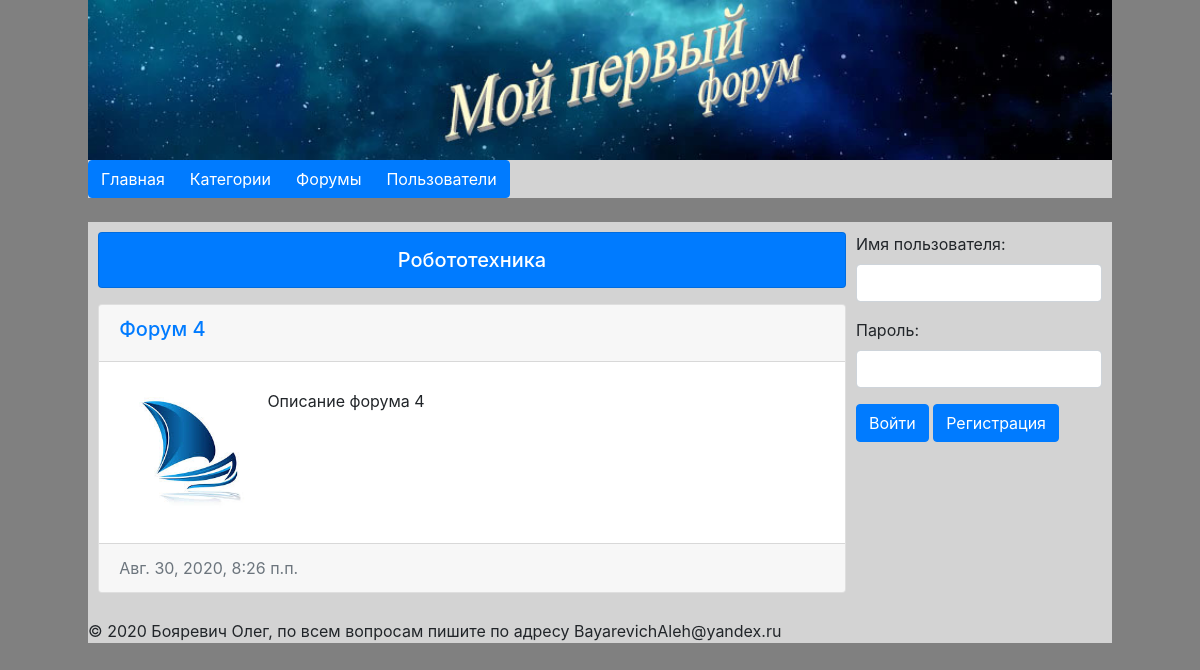
The page /category/1/ on the database as committed earlier.
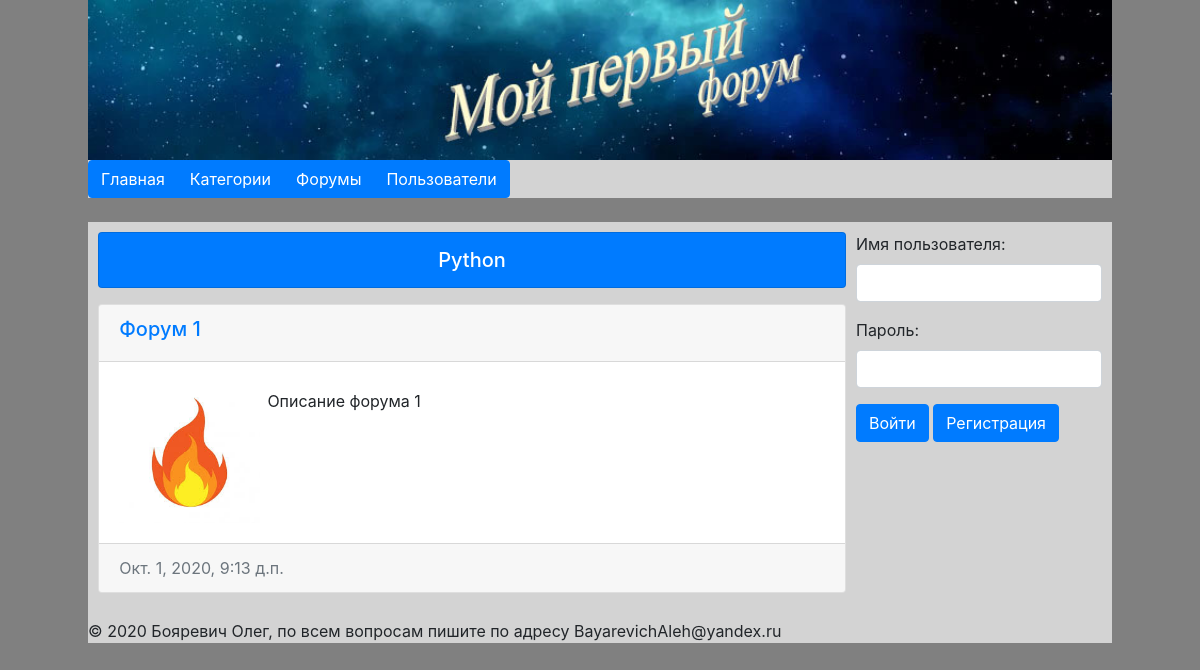
The same page on the database as committed later.
### Forum/models.py (models this page shows, shortened)
class Category(models.Model):
    title = models.CharField(max_length=150, db_index=True, verbose_name='Название категории')  # Название категории
    commit = models.TextField(max_length=1000, verbose_name='Описание категории')  # Краткое описание категории
    def __str__(self):
        return self.title
    class Meta:
        verbose_name = 'Котегория'
        verbose_name_plural = 'Категории'
        ordering = ['title']

class Forum(models.Model):
    category = models.ForeignKey('Category', on_delete=models.SET_NULL, null=True,
                                 verbose_name='Категория')  # id категории форумов
    name = models.CharField(max_length=100, verbose_name='Название')  # Название форума
    commit = models.TextField(verbose_name='Описание')  # Краткое описание форума
    logo = models.ImageField(blank=True, upload_to='forumlogos/', verbose_name='Логотип')  # логотип форума
    creator = models.ForeignKey('Users', on_delete=models.PROTECT, null=True, verbose_name='Создатель')  # id создателя
    is_pablished = models.BooleanField(default=True,
                                       verbose_name='Публичность')  # Флаг публичности форума, по умолчанию доступен всем
    create_date = models.DateTimeField(auto_now_add=True, verbose_name='Дата создания')  # Дата создания форума
    def get_absolute_url(self):
        return reverse('forum', kwargs={"forum_id": self.pk})
    class Meta:
        verbose_name = 'Форум'
        verbose_name_plural = 'Форумы'
        ordering = ['name']

### Forum/views.py (the view)
# urls.py: path('category/<int:category_id>/', CategoryPage.as_view(), name='category'),
class CategoryPage(MyListView):
    model = Forum
    template_name = 'Forum/category.html'
    context_object_name = 'forums'
    allow_empty = False
    paginate_by = 5
    def get_context_data(self, *, object_list=None, **kwargs):
        context = super(__class__, self).get_context_data(**kwargs)
        if self.kwargs['category_id'] != 0:
            context['category'] = Category.objects.get(pk=self.kwargs['category_id'])
            context['title'] = f"Категория :: {context['category']}"
        else:
            context['category'] = 0
            context['title'] = "Категория :: Все категории"
        self.pages = context['page_obj']
        context['pages'] = self.get_pages()
        return context
    def get_queryset(self):
        if self.kwargs['category_id'] != 0:
            return Forum.objects.filter(category_id=self.kwargs['category_id'])
        else:
            return Forum.objects.all()

### Forum/utils.py (called while the page is built)
    def get_pages(self):
        if self.pages.paginator.num_pages < 10:
            return (range(1, self.pages.paginator.num_pages + 1))
        elif self.pages.number > self.pages.paginator.num_pages - 5:
            return (range(self.pages.paginator.num_pages - 8, self.pages.paginator.num_pages + 1))
        else:
            return (range(self.pages.number - 4, self.pages.number + 4))

    def get_context_data(self, *, object_list=None, **kwargs):
        context = super(__class__, self).get_context_data(**kwargs)
        userform = UserLoginForm
        context['userform'] = userform
        context['title'] = self.title
        return context

### Forum/templates/Forum/category.html
{% extends 'base.html' %}
{% block content %}
    <div class="card text-white bg-primary mb-3">
        <h5 style="margin: 15px auto">
            {% if category == 0 %}
                Все категории
            {% else %}
                {{ category }}
            {% endif %}
        </h5>
    </div>
    {% for item in forums %}
        <div class="card text-center" style="margin: 15px auto">
            <div class="card-header" align="left">
                <a href="{{ item.get_absolute_url }}"><h5>{{ item.name }}</h5></a>
            </div>
            <div class="card-body" align="left">
                <div class="col-1-4" style="width: 20%">
                    {% if  item.logo %}
                        <img src="../../static{{ item.logo.url }}" width="100%" alt="Логотип">
                    {% else %}
                        <img src="../../static/media/forumlogos/nologo.png" width="100%" alt="Логотип">
                    {% endif %}
                </div>
                <div class="col-3-4"><p class="card-text" align="justify">{{ item.commit }}</p></div>
            </div>
            <div class="card-footer text-muted" align="left">
                {{ item.create_date }}
            </div>
        </div>
    {% endfor %}
{% endblock %}
{% block user %}
    {{ block.super }}
{% endblock %}

### templates/base.html (shortened to what this page needs)
<!doctype html>
{% load static %}
<html lang="en">
<head>
    <link rel="stylesheet" href="{% static 'bootstrap/css/bootstrap.min.css' %}">
    <link rel="stylesheet" href="{% static 'css/style.css' %}">
</head>
<body>
{% include 'inc/_nav.html' %}
<div class="main">
    <br>
    <div class="container">
        <div class="row">
            <div class="col-3-4">
                {% block content %}
                {% endblock %}
            </div>
            <div class="col-1-4" style="width: 24%; margin-top: 10px" >
                {% block user %}
                    {% include 'inc/_login.html' %}
                {% endblock %}
            </div>
        </div>
    </div>
</div>
<footer>
    <div class="container">
        © 2020 Бояревич Олег, по всем вопросам пишите по адресу BayarevichAleh@yandex.ru
    </div>
</footer>
</body>
</html>

### templates/inc/_nav.html
<header>
    <div class="media" style="align-content: center">
        <div class="media-body" style="max-width: 1024px; display: block;
    margin-left: auto;
    margin-right: auto">
            <img src="../../static/media/Untitled-1.jpg" width="100%" alt="Banner">
        </div>
    </div>
    <div class="container" style="padding: 0px">
        <div class="btn-group" role="group">
            <button onclick="window.location.href='{% url 'index' %}'" type="button" class="btn btn-primary">Главная
            </button>
            <button onclick="window.location.href='{% url 'categories' %}'" type="button" class="btn btn-primary">
                Категории
            </button>
            <button onclick="window.location.href='{% url 'category' 0 %}'" type="button" class="btn btn-primary">Форумы
            </button>
            <button onclick="window.location.href='{% url 'users' %}'" type="button" class="btn btn-primary">
                Пользователи
            </button>
        </div>
    </div>
</header>

### templates/inc/_login.html (shortened to what this page needs)
{% if request.user.is_authenticated %}
    {% if request.user.photo %}
        <img src="../static{{ request.user.photo.url }}" alt="Photo" width="100%">
    {% else %}
        <img src="../static/media/userphotos/nophoto.png" alt="Photo" width="100%">
    {% endif %}
    <h4 align="center">{{ request.user.username }}</h4>
    <a href="#">Мои форумы</a><br>
    <a href="#">Мои сообщения</a><br>
    <a href="#">Мои файлы</a><br>
    <a href="#">Мой профиль</a><br>
    <form action="{% url 'logout' %}" method="post" autocomplete="off">
        {% csrf_token %}
        <input type="hidden" value={{ request.path }}
                name='url'>
        <div style="float: right">
            <button type="submit" class="btn btn-primary">Выйти</button>
        </div>
    </form>
{% else %}
    <form method="post" autocomplete="off">
        {{ userform.as_p }}
        <button type="submit" class="btn btn-primary">Войти</button>
        <a href="{% url 'registration' %}" class="btn btn-primary">Регистрация</a>
    </form>
{% endif %}

### Forum/static/css/style.css (style rules this page uses)
.container { width: 100%; max-width: 1024px; padding: 0px; margin: 0 auto; background-color: lightgrey; }
.container:after, .row:after { content: ""; display: table; clear: both; }
.col-3-4 { width: 73%; float: left; margin: 1%; }
.col-1-4 { width: 25%; float: left; }
.row { margin: 0px auto; padding: 0 0px; }
body { background-color: gray; }

Rows that differ between the two databases and show on the page:
removed Forum: name "Форум 4", logo (picture), commit "Описание форума 4", create_date "Авг. 30, 2020, 8:26 п.п."
changed Category: title "Робототехника" → "Python"
now on this page (row edited): Forum: name "Форум 1", logo (picture), commit "Описание форума 1", create_date "Окт. 1, 2020, 9:13 д.п."
